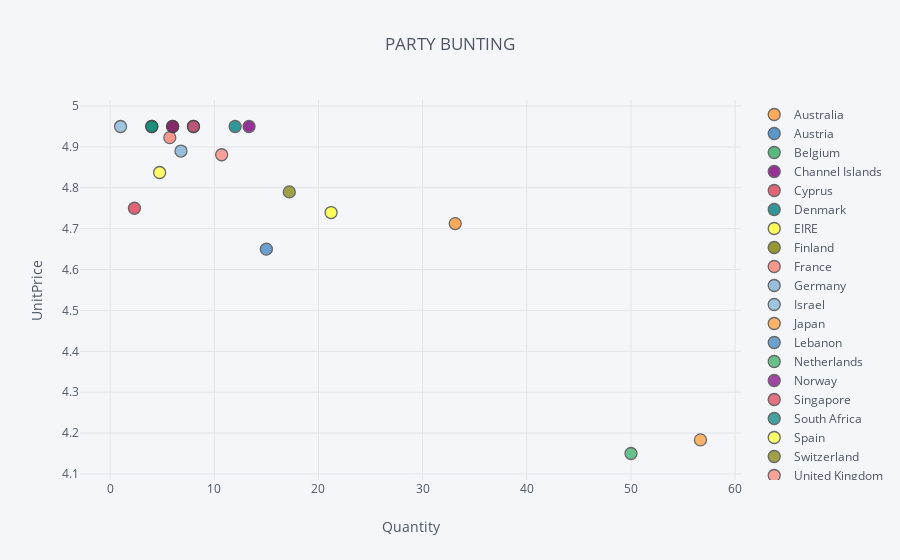

Here is the notebook cell this chart was saved with:
### Markdown cell above
## 3. Create an interactive scatter plot showing the relationship between average quantity (x-axis) and average unit price (y-axis) for the product PARTY BUNTING with the plot points color-coded by country (categories).

### Code cell
df = data.loc[data['Description'] == 'PARTY BUNTING',:]
df = df.groupby(by='Country')[['Quantity', 'UnitPrice']].mean().reset_index()

df.iplot(kind='scatter', mode='markers', x='Quantity', y='UnitPrice', categories='Country', xTitle='Quantity', yTitle='UnitPrice', title='PARTY BUNTING')

### Figure 1 — Plotly figure (JSON) as saved in the notebook; plotly's stock layout.template omitted (floating-point values rounded to 4 significant figures)
{"data": [{"marker": {"color": "rgba(255, 153, 51, 1.0)", "line": {"width": 1.3}, "opacity": 0.8, "size": 12, "symbol": "circle"}, "mode": "markers", "name": "Australia", "textfont": {"color": "#4D5663"}, "type": "scatter", "uid": "58b32e48-c20d-4d02-b177-5b1511493190", "x": [33.12], "y": [4.713]}, {"marker": {"color": "rgba(55, 128, 191, 1.0)", "line": {"width": 1.3}, "opacity": 0.8, "size": 12, "symbol": "circle"}, "mode": "markers", "name": "Austria", "textfont": {"color": "#4D5663"}, "type": "scatter", "uid": "fa1946d9-c348-41bc-996c-99a2aa83cc50", "x": [8], "y": [4.95]}, {"marker": {"color": "rgba(50, 171, 96, 1.0)", "line": {"width": 1.3}, "opacity": 0.8, "size": 12, "symbol": "circle"}, "mode": "markers", "name": "Belgium", "textfont": {"color": "#4D5663"}, "type": "scatter", "uid": "aa487edf-53dd-4e5a-9fe4-9c7606182cfe", "x": [4], "y": [4.95]}, {"marker": {"color": "rgba(128, 0, 128, 1.0)", "line": {"width": 1.3}, "opacity": 0.8, "size": 12, "symbol": "circle"}, "mode": "markers", "name": "Channel Islands", "textfont": {"color": "#4D5663"}, "type": "scatter", "uid": "43caf100-733d-4327-8451-8acc636daf91", "x": [13.33], "y": [4.95]}, {"marker": {"color": "rgba(219, 64, 82, 1.0)", "line": {"width": 1.3}, "opacity": 0.8, "size": 12, "symbol": "circle"}, "mode": "markers", "name": "Cyprus", "textfont": {"color": "#4D5663"}, "type": "scatter", "uid": "24aabaf3-77f6-4746-902d-74249c825f3e", "x": [2.333], "y": [4.75]}, {"marker": {"color": "rgba(0, 128, 128, 1.0)", "line": {"width": 1.3}, "opacity": 0.8, "size": 12, "symbol": "circle"}, "mode": "markers", "name": "Denmark", "textfont": {"color": "#4D5663"}, "type": "scatter", "uid": "e373c9d0-08ad-41bc-bc34-a4f7419a8e6d", "x": [12], "y": [4.95]}, {"marker": {"color": "rgba(255, 255, 51, 1.0)", "line": {"width": 1.3}, "opacity": 0.8, "size": 12, "symbol": "circle"}, "mode": "markers", "name": "EIRE", "textfont": {"color": "#4D5663"}, "type": "scatter", "uid": "44785e00-728a-4111-b501-11c3eec2b399", "x": [21.21], "y": [4.739]}, {"marker": {"color": "rgba(128, 128, 0, 1.0)", "line": {"width": 1.3}, "opacity": 0.8, "size": 12, "symbol": "circle"}, "mode": "markers", "name": "Finland", "textfont": {"color": "#4D5663"}, "type": "scatter", "uid": "9b0323ca-a3e4-4236-99fc-40b783ec28b1", "x": [6], "y": [4.95]}, {"marker": {"color": "rgba(251, 128, 114, 1.0)", "line": {"width": 1.3}, "opacity": 0.8, "size": 12, "symbol": "circle"}, "mode": "markers", "name": "France", "textfont": {"color": "#4D5663"}, "type": "scatter", "uid": "a8101147-3fec-47e1-a6dd-66b497c928e5", "x": [5.727], "y": [4.923]}, {"marker": {"color": "rgba(128, 177, 211, 1.0)", "line": {"width": 1.3}, "opacity": 0.8, "size": 12, "symbol": "circle"}, "mode": "markers", "name": "Germany", "textfont": {"color": "#4D5663"}, "type": "scatter", "uid": "2f97de3d-8901-4555-bffb-d6c8f3a72ab7", "x": [6.8], "y": [4.89]}, {"marker": {"color": "rgba(128, 177, 211, 0.8999999999999999)", "line": {"width": 1.3}, "opacity": 0.8, "size": 12, "symbol": "circle"}, "mode": "markers", "name": "Israel", "textfont": {"color": "#4D5663"}, "type": "scatter", "uid": "6dda04ae-a60a-4c5c-9239-4c1259d91a03", "x": [1], "y": [4.95]}, {"marker": {"color": "rgba(255, 153, 51, 0.8999999999999999)", "line": {"width": 1.3}, "opacity": 0.8, "size": 12, "symbol": "circle"}, "mode": "markers", "name": "Japan", "textfont": {"color": "#4D5663"}, "type": "scatter", "uid": "9ea0645c-7719-4c4b-93fa-3a278bce321a", "x": [56.67], "y": [4.183]}, {"marker": {"color": "rgba(55, 128, 191, 0.8999999999999999)", "line": {"width": 1.3}, "opacity": 0.8, "size": 12, "symbol": "circle"}, "mode": "markers", "name": "Lebanon", "textfont": {"color": "#4D5663"}, "type": "scatter", "uid": "348577c2-f285-4981-957c-0398e94153b3", "x": [15], "y": [4.65]}, {"marker": {"color": "rgba(50, 171, 96, 0.8999999999999999)", "line": {"width": 1.3}, "opacity": 0.8, "size": 12, "symbol": "circle"}, "mode": "markers", "name": "Netherlands", "textfont": {"color": "#4D5663"}, "type": "scatter", "uid": "25ab7d5e-d5de-4b09-9952-f0b18e40faa2", "x": [50], "y": [4.15]}, {"marker": {"color": "rgba(128, 0, 128, 0.8999999999999999)", "line": {"width": 1.3}, "opacity": 0.8, "size": 12, "symbol": "circle"}, "mode": "markers", "name": "Norway", "textfont": {"color": "#4D5663"}, "type": "scatter", "uid": "ac957c9e-d4bd-464b-b3bf-dd1054383121", "x": [6], "y": [4.95]}, {"marker": {"color": "rgba(219, 64, 82, 0.8999999999999999)", "line": {"width": 1.3}, "opacity": 0.8, "size": 12, "symbol": "circle"}, "mode": "markers", "name": "Singapore", "textfont": {"color": "#4D5663"}, "type": "scatter", "uid": "b7790735-74ee-4f31-80e8-47a2867a1032", "x": [8], "y": [4.95]}, {"marker": {"color": "rgba(0, 128, 128, 0.8999999999999999)", "line": {"width": 1.3}, "opacity": 0.8, "size": 12, "symbol": "circle"}, "mode": "markers", "name": "South Africa", "textfont": {"color": "#4D5663"}, "type": "scatter", "uid": "20805ca4-db18-4a81-8f26-222aa2fa2227", "x": [4], "y": [4.95]}, {"marker": {"color": "rgba(255, 255, 51, 0.8999999999999999)", "line": {"width": 1.3}, "opacity": 0.8, "size": 12, "symbol": "circle"}, "mode": "markers", "name": "Spain", "textfont": {"color": "#4D5663"}, "type": "scatter", "uid": "20e47eaa-12e3-47b8-96af-3b554c07c7e1", "x": [4.75], "y": [4.838]}, {"marker": {"color": "rgba(128, 128, 0, 0.8999999999999999)", "line": {"width": 1.3}, "opacity": 0.8, "size": 12, "symbol": "circle"}, "mode": "markers", "name": "Switzerland", "textfont": {"color": "#4D5663"}, "type": "scatter", "uid": "07db7807-5469-433b-aa24-71ba9e8447f6", "x": [17.2], "y": [4.79]}, {"marker": {"color": "rgba(251, 128, 114, 0.8999999999999999)", "line": {"width": 1.3}, "opacity": 0.8, "size": 12, "symbol": "circle"}, "mode": "markers", "name": "United Kingdom", "textfont": {"color": "#4D5663"}, "type": "scatter", "uid": "dffb15d9-c4c1-4263-acff-dd95b59e49a4", "x": [10.71], "y": [4.881]}], "layout": {"legend": {"bgcolor": "#F5F6F9", "font": {"color": "#4D5663"}}, "paper_bgcolor": "#F5F6F9", "plot_bgcolor": "#F5F6F9", "title": {"font": {"color": "#4D5663"}, "text": "PARTY BUNTING"}, "xaxis": {"gridcolor": "#E1E5ED", "showgrid": true, "tickfont": {"color": "#4D5663"}, "title": {"font": {"color": "#4D5663"}, "text": "Quantity"}, "zerolinecolor": "#E1E5ED"}, "yaxis": {"gridcolor": "#E1E5ED", "showgrid": true, "tickfont": {"color": "#4D5663"}, "title": {"font": {"color": "#4D5663"}, "text": "UnitPrice"}, "zerolinecolor": "#E1E5ED"}}}
